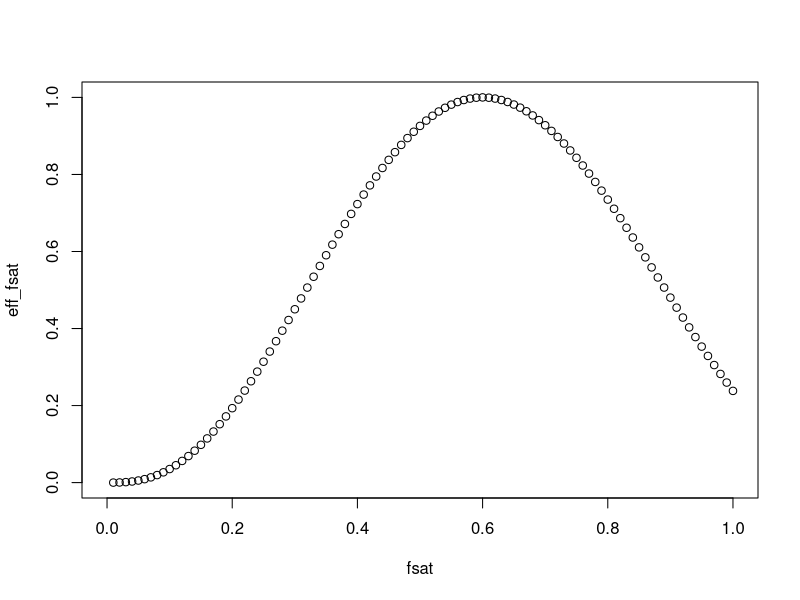

Write R code to recreate this figure.
# Here goes a title 
# Some documentation

a <- 0.6 #0.55 
b <- 1.27 #1.7
c <- 0.0012 # -0.007
d <- 2.84 # 3.22
e <- d * (b - a) / (a - c)
fsat <- seq(0,1,0.01)
func_fsat <- function(fsat) {((fsat - b)/(a - b))^e * ((fsat - c) / (a - c))^d}
eff_fsat <- func_fsat(fsat) 
plot(eff_fsat~fsat)
